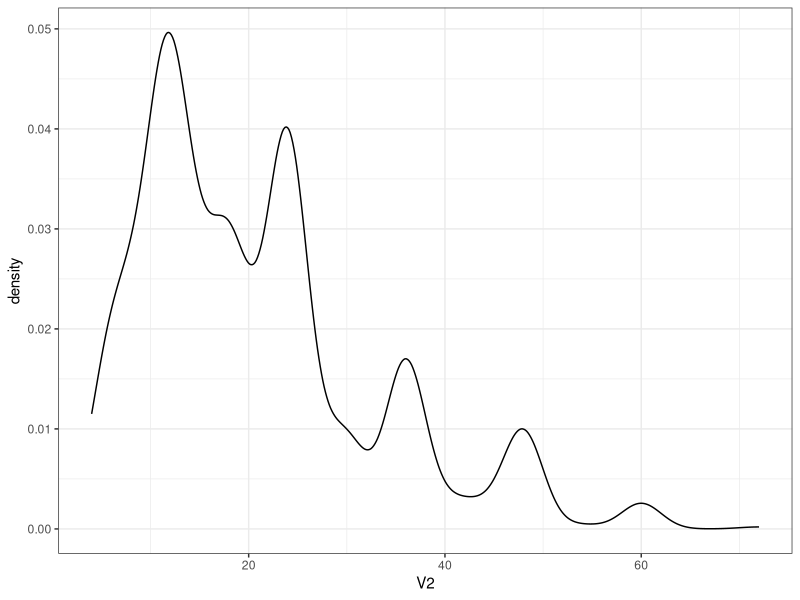
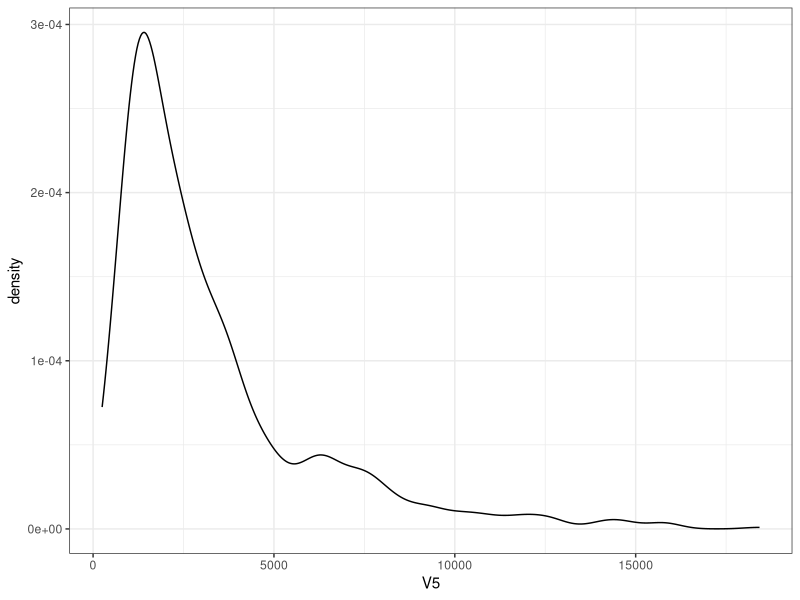
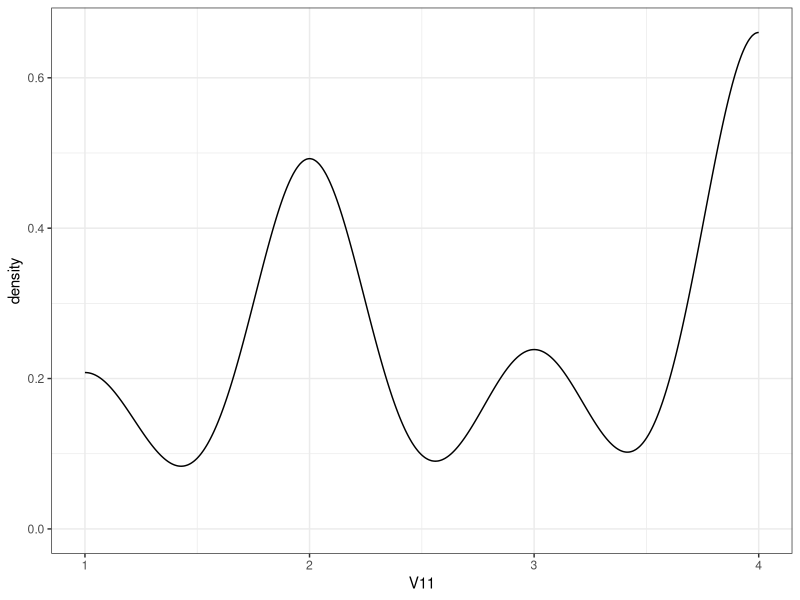
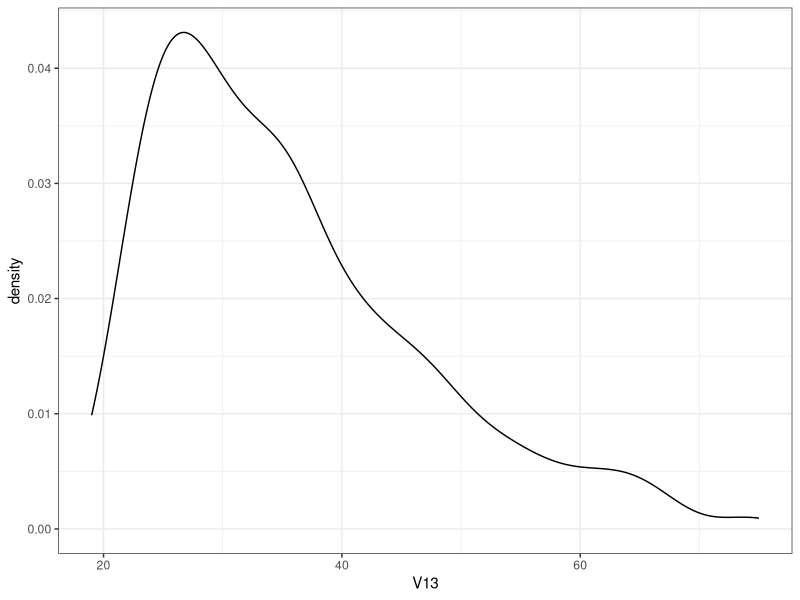
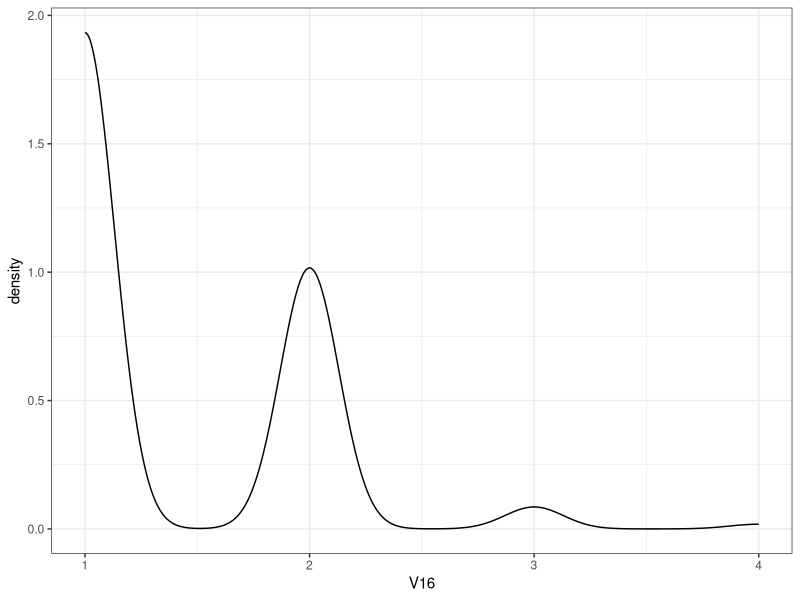
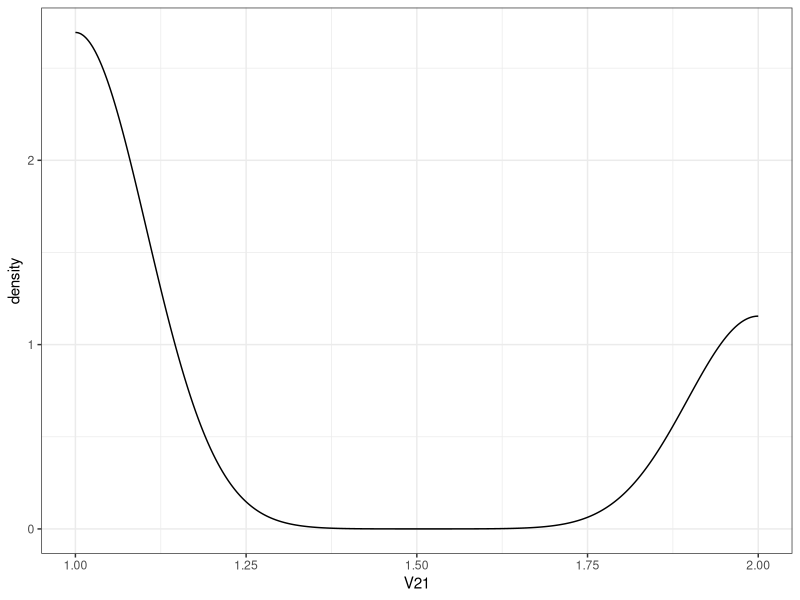
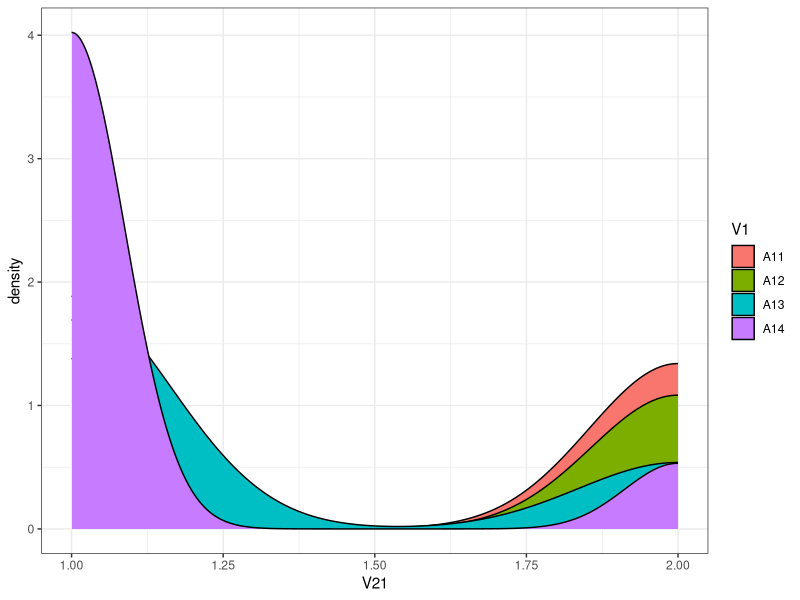
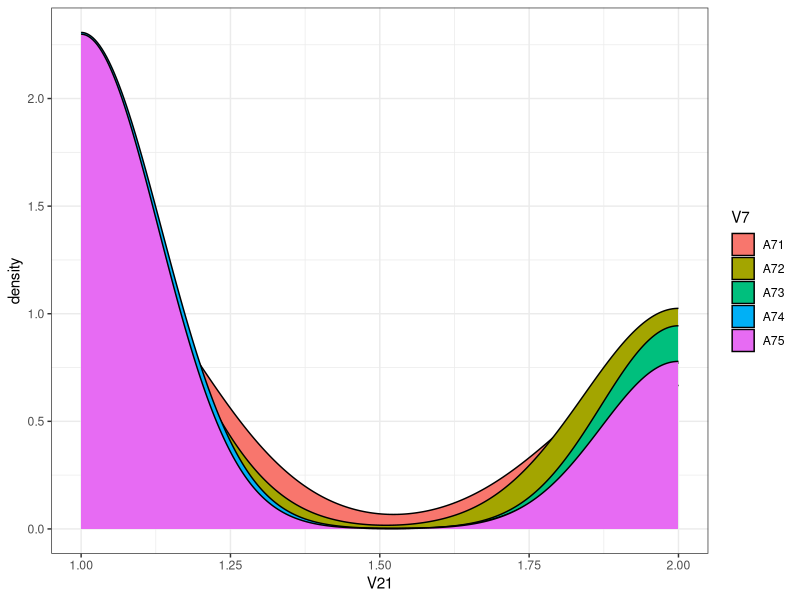

Recreate these plots in R, in order.
## ---- chunk 1
dataset= read.csv("german_credit_data.csv", header=T)
head(dataset[5,])
## ---- chunk 2
dataset_new = dataset[,c('V1','V2', 'V5', 'V7', 'V10', 'V11', 'V13','V15', 'V16', 'V19','V21')]
V2 = c(as.vector(summary(dataset_new$V2)), sd(dataset_new$V2))
V5 = c(as.vector(summary(dataset_new$V5)), sd(dataset_new$V5))
V11 = c(as.vector(summary(dataset_new$V11)), sd(dataset_new$V11))
V13 = c(as.vector(summary(dataset_new$V13)), sd(dataset_new$V13))
V16 = c(as.vector(summary(dataset_new$V16)), sd(dataset_new$V16))
V21 = c(as.vector(summary(dataset_new$V21)), sd(dataset_new$V21))
result = rbind(V2, V5, V11, V13,V16, V21)
result = as.data.frame(result)
colnames(result) = c('Min.', '1st Qu.', 'Median', 'Mean', '3rd Qu.', 'Max.', 'Sd')
result

## ---- chunk 3
library(ggplot2)
ggplot(dataset_new, aes(x = V2)) + geom_density() + theme_bw()
ggplot(dataset_new, aes(x = V5)) + geom_density() + theme_bw()
ggplot(dataset_new, aes(x = V11)) + geom_density() + theme_bw()
ggplot(dataset_new, aes(x = V13)) + geom_density() + theme_bw()
ggplot(dataset_new, aes(x = V16)) + geom_density() + theme_bw()
ggplot(dataset_new, aes(x = V21)) + geom_density() + theme_bw()
## ---- chunk 4
library(ggplot2)
ggplot(dataset_new, aes(x = V21, fill = V1 ) ) + geom_density() + theme_bw()
ggplot(dataset_new, aes(x = V21, fill = V7 ) ) + geom_density() + theme_bw()
ggplot(dataset_new, aes(x = V21, fill = V10 ) ) + geom_density() + theme_bw()
ggplot(dataset_new, aes(x = V21, fill = V15 ) ) + geom_density() + theme_bw()
ggplot(dataset_new, aes(x = V21, fill = V19 ) ) + geom_density() + theme_bw()
## ---- chunk 5
library(car)
library(caTools)
library(ggplot2)
dataset= read.csv("german_credit_data.csv", header=T)
dataset1 = model.matrix(V21~.,data=dataset)[,-1]

#total=length(dataset$V21)
#train=floor(total*(0.6))
#test=total-train
dataset$V21=recode(dataset$V21,"c(1)=1;else=0")
#table(dataset$V21)

#train=sample(1:total,train) ## (randomly) sample indices for training set
precision=dim(10)
recall=dim(10)
F1=dim(10)
accuracy=dim(10)
for (k in c(1:10)) {
  
  test = c((((k-1)*100)+1):(k*100))
  xtrain = dataset1[-test,]
  xtest = dataset1[test,]
  ytrain = dataset$V21[-test]
  ytest = dataset$V21[test]
  
  m1 = glm(V21~.,family=binomial,data=data.frame(V21=ytrain,xtrain))


ptest = predict(m1,newdata=data.frame(xtest),type="response")
btest=floor(ptest+0.5)
conf.matrix = table(ytest,btest)
cut=0.5
truepos <- ytest==1 & ptest>=cut 
trueneg <- ytest==0 & ptest<cut

precision[k]=sum(truepos)/sum(ptest>=cut)
recall[k]=sum(truepos)/sum(ytest==1)
F1[k]= (2*precision[k]*recall[k])/(precision[k]+recall[k])
accuracy[k]=(sum(truepos)+sum(trueneg))/100



suppressWarnings(library(ROCR))
data=data.frame(predictions=ptest,labels=ytest)
pred <- prediction(data$predictions,data$labels)
perf <- performance(pred, "sens", "fpr")
plot(perf)
}
mean(accuracy)
mean(precision)
mean(recall)
mean(F1)

## ---- chunk 6

dataset= read.csv("german_credit_data.csv", header=T)
dataset1 = model.matrix(V21~.,data=dataset)[,-1]

#total=length(dataset$V21)
#train=floor(total*(0.6))
#test=total-train
dataset$V21=recode(dataset$V21,"c(1)=1;else=0")
#table(dataset$V21)

#train=sample(1:total,train) ## (randomly) sample indices for training set
precision=dim(10)
recall=dim(10)
F1=dim(10)
accuracy=dim(10)
for (k in c(1:10)) {
  
  test = c((((k-1)*100)+1):(k*100))
  xtrain = dataset1[-test,]
  xtest = dataset1[test,]
  ytrain = dataset$V21[-test]
  ytest = dataset$V21[test]
  
  m1 = glm(V21~V1A14+V2+V20A202+V9A93+V8+V4A43+V4A42+V4A41+V3A34+V3A33+ V10A103+V14A143+V4A48+V4A49+V19A192+V3A32+V6A65+V6A64+V5,family=binomial,data=data.frame(V21=ytrain,xtrain))


ptest = predict(m1,newdata=data.frame(xtest),type="response")
btest=floor(ptest+0.5)
conf.matrix = table(ytest,btest)
cut=0.5
truepos <- ytest==1 & ptest>=cut 
trueneg <- ytest==0 & ptest<cut

precision[k]=sum(truepos)/sum(ptest>=cut)
recall[k]=sum(truepos)/sum(ytest==1)
F1[k]= (2*precision[k]*recall[k])/(precision[k]+recall[k])
accuracy[k]=(sum(truepos)+sum(trueneg))/100



suppressWarnings(library(ROCR))
data=data.frame(predictions=ptest,labels=ytest)
pred <- prediction(data$predictions,data$labels)
perf <- performance(pred, "sens", "fpr")
plot(perf)
}

mean(accuracy)
mean(precision)
mean(recall)
mean(F1)


## ---- chunk 7
summary(m1)
